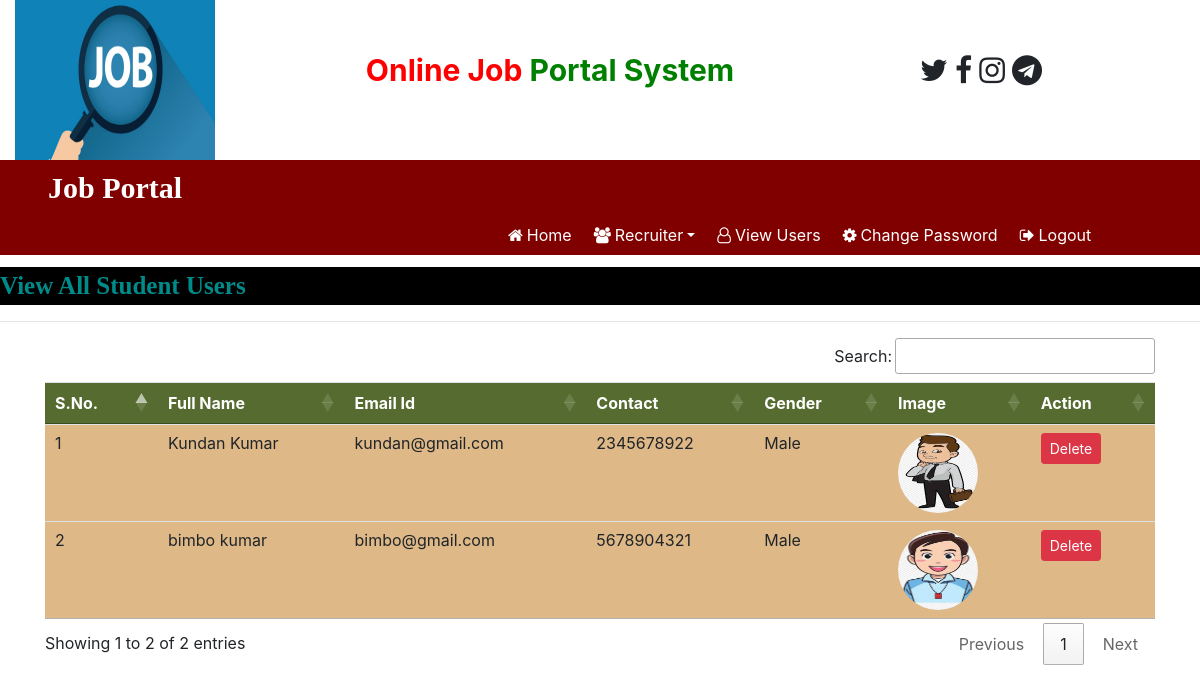
The page /view_users (signed in) on the database its author committed.
### job/models.py (models this page shows, shortened)
class StudentUser(models.Model):
    user=models.ForeignKey(User,on_delete=models.CASCADE)
    mobile=models.CharField(max_length=15,null=True)
    image=models.FileField(null=True)
    gender=models.CharField(max_length=10,null=True)
    type=models.CharField(max_length=15,null=True)

### job/views.py (the view)
# urls.py: path('view_users',view_users,name="view_users"),
def view_users(request):
    if not request.user.is_authenticated:
        return redirect('admin_login')
    data = StudentUser.objects.all()
    d = {'data':data}
    return render(request,'view_users.html',d)

### job/templates/view_users.html
{%  load static %}
{%   block body %}
{%   include 'admin_navigation.html'%}
<marquee style="font-family: 'Times New Roman', Times, serif; font-size:25px; color:darkcyan; background-color:black; font-weight:bold; margin-top: 1%;">
    View All Student Users
</marquee>
<hr>
<div class="container">
<table class="table table-hover " id="example">
    <thead>
        <tr style="background-color:darkolivegreen; color : white">
            <th>S.No.</th>
            <th>Full Name</th>
            <th>Email Id</th>
            <th>Contact</th>
            <th>Gender</th>
            <th>Image</th>
            <th>Action</th>
        </tr>
    </thead>
        <tbody>
            {% for i in data %}
            <tr style="background-color: #DEB887;">
                <td>{{forloop.counter}}</td>
                <td>{{i.user.first_name}} {{i.user.last_name}}</td>
                <td>{{i.user.username}}</td>
                <td>{{i.mobile}}</td>
                <td>{{i.gender}}</td>
                <td><img src ="{{i.image.url}}" style="width: 80px; height:80px; border-radius:50%;"></td>
                <td><a href="{% url 'delete_user' i.user.id %}" class="btn btn-danger btn-sm" onclick="return confirm('Are you really want to delete the data')">Delete</a></td>
            </tr>
            {% endfor %}
        </tbody>
</table>
</div>
{%   endblock %}

### rows shown on the page
StudentUser: user.first_name "Kundan", user.last_name "Kumar", user.username "kundan@gmail.com", mobile "2345678922", gender "Male", image (picture)
StudentUser: user.first_name "bimbo", user.last_name "kumar", user.username "bimbo@gmail.com", mobile "5678904321", gender "Male", image (picture)
